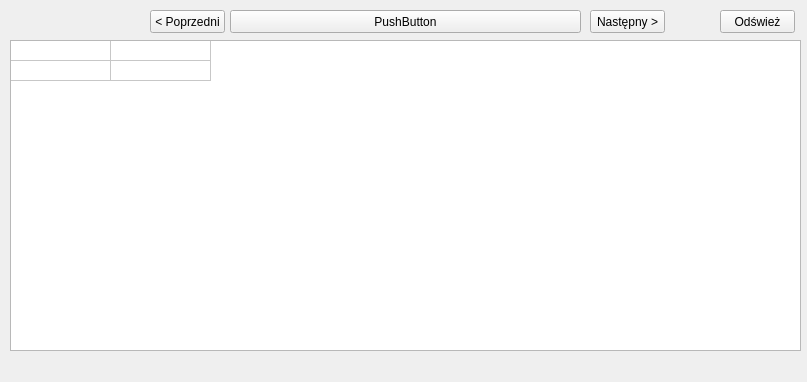
<?xml version="1.0" encoding="UTF-8"?>
<ui version="4.0">
 <class>moje_wizyty</class>
 <widget class="QWidget" name="moje_wizyty">
  <property name="geometry">
   <rect>
    <x>0</x>
    <y>0</y>
    <width>807</width>
    <height>382</height>
   </rect>
  </property>
  <property name="windowTitle">
   <string>Moje wizyty</string>
  </property>
  <widget class="QPushButton" name="btnPoprzedni">
   <property name="geometry">
    <rect>
     <x>150</x>
     <y>10</y>
     <width>75</width>
     <height>23</height>
    </rect>
   </property>
   <property name="text">
    <string>&lt; Poprzedni</string>
   </property>
  </widget>
  <widget class="QPushButton" name="btnData">
   <property name="geometry">
    <rect>
     <x>230</x>
     <y>10</y>
     <width>351</width>
     <height>23</height>
    </rect>
   </property>
   <property name="text">
    <string>PushButton</string>
   </property>
  </widget>
  <widget class="QTableWidget" name="tWizyty">
   <property name="geometry">
    <rect>
     <x>10</x>
     <y>40</y>
     <width>791</width>
     <height>311</height>
    </rect>
   </property>
   <property name="editTriggers">
    <set>QAbstractItemView::NoEditTriggers</set>
   </property>
   <property name="rowCount">
    <number>2</number>
   </property>
   <property name="columnCount">
    <number>2</number>
   </property>
   <attribute name="horizontalHeaderVisible">
    <bool>false</bool>
   </attribute>
   <attribute name="horizontalHeaderCascadingSectionResizes">
    <bool>false</bool>
   </attribute>
   <attribute name="verticalHeaderVisible">
    <bool>false</bool>
   </attribute>
   <attribute name="verticalHeaderMinimumSectionSize">
    <number>15</number>
   </attribute>
   <attribute name="verticalHeaderDefaultSectionSize">
    <number>20</number>
   </attribute>
   <row/>
   <row/>
   <column/>
   <column/>
  </widget>
  <widget class="QPushButton" name="btnNastepny">
   <property name="geometry">
    <rect>
     <x>590</x>
     <y>10</y>
     <width>75</width>
     <height>23</height>
    </rect>
   </property>
   <property name="text">
    <string>Następny &gt;</string>
   </property>
  </widget>
  <widget class="QPushButton" name="btnOdswiez">
   <property name="geometry">
    <rect>
     <x>720</x>
     <y>10</y>
     <width>75</width>
     <height>23</height>
    </rect>
   </property>
   <property name="text">
    <string>Odśwież</string>
   </property>
  </widget>
 </widget>
 <resources/>
 <connections/>
</ui>
